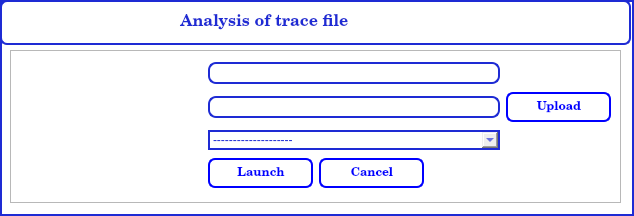
<?xml version="1.0" encoding="UTF-8"?>
<ui version="4.0">
 <class>Form3</class>
 <widget class="QWidget" name="Form3">
  <property name="geometry">
   <rect>
    <x>0</x>
    <y>0</y>
    <width>634</width>
    <height>216</height>
   </rect>
  </property>
  <property name="windowTitle">
   <string>Launch analysis</string>
  </property>
  <property name="styleSheet">
   <string notr="true">#top_Frame{
border: 2px solid #1e2bd4;
border-radius:7px;
background:#d0e4fe;
}
#Form3{
border:2px solid #1e2bd4;
border-radius: 1 px;
background: white;
}
QLineEdit {

padding: 1px;
border-style: solid;
border: 2px solid #1e2bd4;
border-radius: 8px;
}
QPushButton {
color: black;
background-color: QLinearGradient( x1: 0, y1: 0, x2: 0, y2: 1, stop: 0  #1e2bd4, stop: 0.1  #1e2bd4, stop: 0.70 #1e2bd4, stop: 0.5  #1e2bd4, stop: 1  #1e2bd4);
border-width: 1px;
border-color: #200;
border-style: solid;
border-radius: 7;
padding: 6px;

padding-left: 6px;
padding-right: 5px;
min-width: 90px;
max-width: 90px;
min-height: 14px;
max-height: 14px;
}
QComboBox{
color:#1e2bd4;
border-width: 2px;
border-style: solid;
border-color:#1e2bd4;
}</string>
  </property>
  <widget class="QFrame" name="bottom_frame">
   <property name="geometry">
    <rect>
     <x>10</x>
     <y>50</y>
     <width>611</width>
     <height>153</height>
    </rect>
   </property>
   <property name="styleSheet">
    <string notr="true">#bottom_frame{background-image:url(&quot;/root/application/images/fond.bmp&quot;);
}</string>
   </property>
   <property name="frameShape">
    <enum>QFrame::StyledPanel</enum>
   </property>
   <property name="frameShadow">
    <enum>QFrame::Raised</enum>
   </property>
   <layout class="QGridLayout" name="gridLayout">
    <item row="0" column="0">
     <widget class="QLabel" name="label">
      <property name="font">
       <font>
        <pointsize>11</pointsize>
        <weight>75</weight>
        <bold>true</bold>
       </font>
      </property>
      <property name="styleSheet">
       <string notr="true">color:#ffffff;</string>
      </property>
      <property name="text">
       <string>BSSID</string>
      </property>
     </widget>
    </item>
    <item row="0" column="1" colspan="2">
     <widget class="QLineEdit" name="lineEdit"/>
    </item>
    <item row="4" column="1">
     <widget class="QPushButton" name="pushButton_2">
      <property name="font">
       <font>
        <family>Century Schoolbook L</family>
        <weight>75</weight>
        <bold>true</bold>
       </font>
      </property>
      <property name="styleSheet">
       <string notr="true">color:blue; background-color:white;border:2px solid blue</string>
      </property>
      <property name="text">
       <string>Launch</string>
      </property>
     </widget>
    </item>
    <item row="4" column="2" colspan="2">
     <widget class="QPushButton" name="pushButton_3">
      <property name="font">
       <font>
        <family>Century Schoolbook L</family>
        <weight>75</weight>
        <bold>true</bold>
       </font>
      </property>
      <property name="styleSheet">
       <string notr="true">color:blue; background-color:white;border:2px solid blue</string>
      </property>
      <property name="text">
       <string>Cancel</string>
      </property>
     </widget>
    </item>
    <item row="1" column="0">
     <widget class="QLabel" name="label_3">
      <property name="font">
       <font>
        <weight>75</weight>
        <bold>true</bold>
       </font>
      </property>
      <property name="styleSheet">
       <string notr="true">color:#ffffff;</string>
      </property>
      <property name="text">
       <string>Name of trace file</string>
      </property>
     </widget>
    </item>
    <item row="1" column="1" colspan="2">
     <widget class="QLineEdit" name="lineEdit_2">
      <property name="enabled">
       <bool>false</bool>
      </property>
     </widget>
    </item>
    <item row="1" column="3">
     <widget class="QPushButton" name="pushButton">
      <property name="font">
       <font>
        <family>Century Schoolbook L</family>
        <weight>75</weight>
        <bold>true</bold>
       </font>
      </property>
      <property name="styleSheet">
       <string notr="true">color:blue; background-color:white;border:2px solid blue</string>
      </property>
      <property name="text">
       <string>Upload</string>
      </property>
     </widget>
    </item>
    <item row="3" column="1" colspan="2">
     <widget class="QComboBox" name="comboBox">
      <item>
       <property name="text">
        <string>--------------------</string>
       </property>
      </item>
      <item>
       <property name="text">
        <string>WEP attack</string>
       </property>
      </item>
      <item>
       <property name="text">
        <string>DoS attack</string>
       </property>
      </item>
      <item>
       <property name="text">
        <string>EVIL TWIN attack</string>
       </property>
      </item>
      <item>
       <property name="text">
        <string>All attacks</string>
       </property>
      </item>
     </widget>
    </item>
    <item row="3" column="0">
     <widget class="QLabel" name="label_2">
      <property name="font">
       <font>
        <weight>75</weight>
        <bold>true</bold>
       </font>
      </property>
      <property name="styleSheet">
       <string notr="true">color:#ffffff;</string>
      </property>
      <property name="text">
       <string>Type of attack</string>
      </property>
     </widget>
    </item>
   </layout>
  </widget>
  <widget class="QFrame" name="top_Frame">
   <property name="geometry">
    <rect>
     <x>0</x>
     <y>0</y>
     <width>631</width>
     <height>45</height>
    </rect>
   </property>
   <property name="styleSheet">
    <string notr="true">background-color:#ffffff</string>
   </property>
   <property name="frameShape">
    <enum>QFrame::StyledPanel</enum>
   </property>
   <property name="frameShadow">
    <enum>QFrame::Raised</enum>
   </property>
   <layout class="QGridLayout" name="gridLayout_2">
    <item row="0" column="0">
     <widget class="QLabel" name="label_4">
      <property name="font">
       <font>
        <family>Century Schoolbook L</family>
        <pointsize>12</pointsize>
        <weight>75</weight>
        <bold>true</bold>
       </font>
      </property>
      <property name="styleSheet">
       <string notr="true">color:#1e2bd4;</string>
      </property>
      <property name="text">
       <string>                                     Analysis of trace file</string>
      </property>
     </widget>
    </item>
   </layout>
  </widget>
 </widget>
 <resources/>
 <connections>
  <connection>
   <sender>pushButton_3</sender>
   <signal>clicked()</signal>
   <receiver>Form3</receiver>
   <slot>close()</slot>
   <hints>
    <hint type="sourcelabel">
     <x>387</x>
     <y>177</y>
    </hint>
    <hint type="destinationlabel">
     <x>316</x>
     <y>107</y>
    </hint>
   </hints>
  </connection>
 </connections>
</ui>
